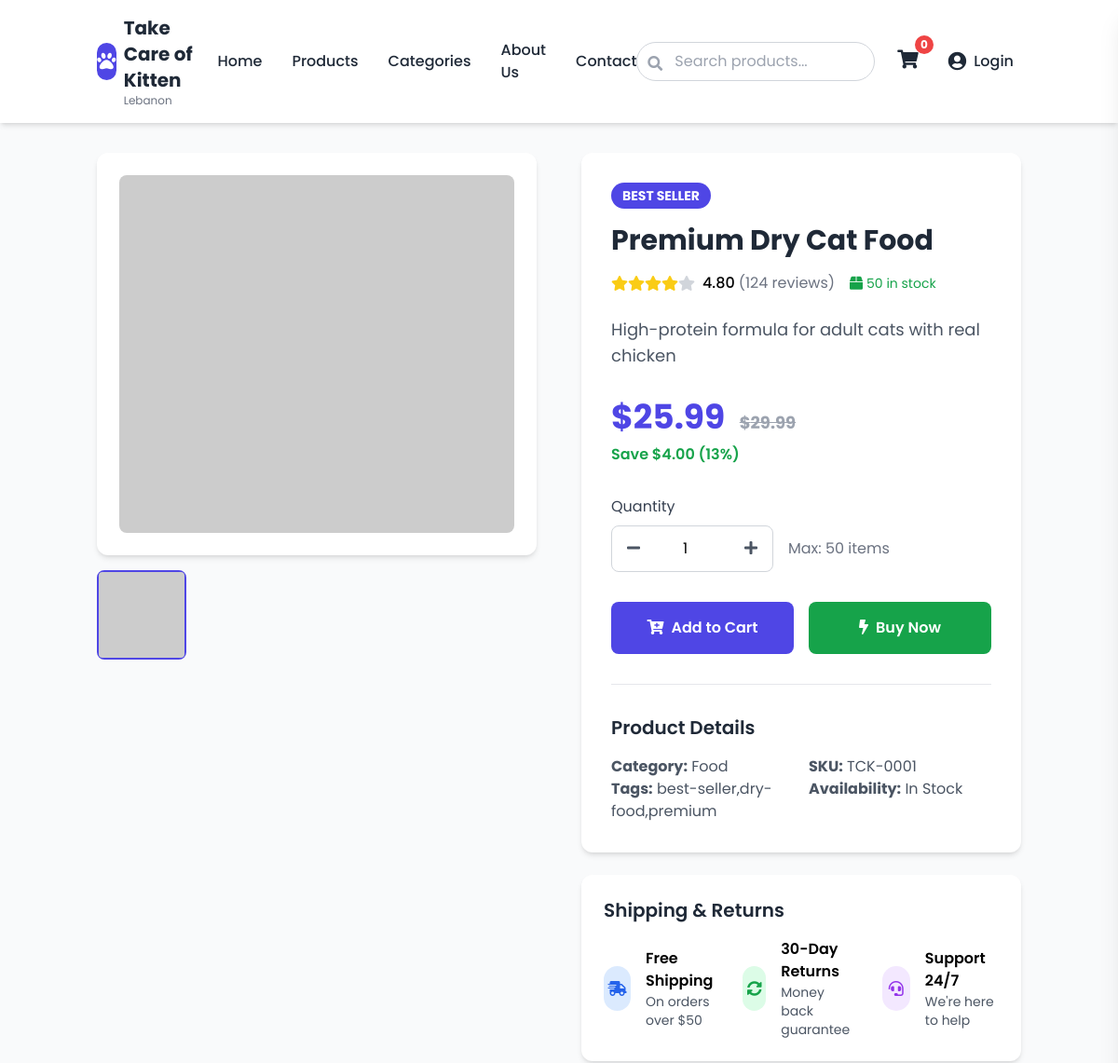
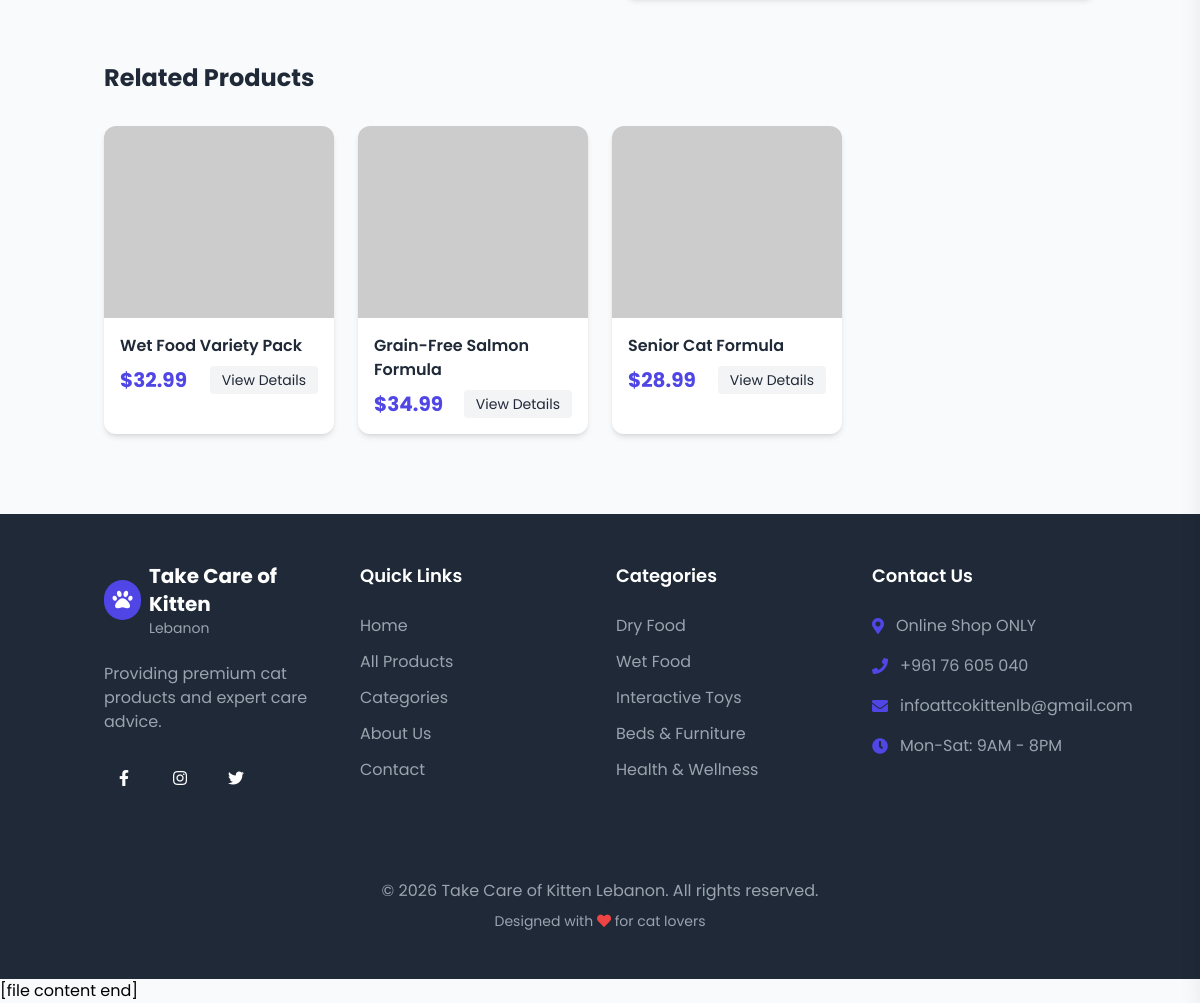
The app's page /product-detail.php with its own data (2 pictures, top to bottom).
### tables this page shows
CREATE TABLE products (
    id INT PRIMARY KEY AUTO_INCREMENT,
    name VARCHAR(255) NOT NULL,
    description TEXT,
    price DECIMAL(10, 2) NOT NULL,
    original_price DECIMAL(10, 2),
    category ENUM('food', 'toys', 'accessories', 'health', 'litter', 'travel') NOT NULL,
    image VARCHAR(500),
    stock INT DEFAULT 0,
    rating DECIMAL(3, 2) DEFAULT 0.00,
    reviews INT DEFAULT 0,
    tags VARCHAR(500),
    featured BOOLEAN DEFAULT FALSE,
    created_at TIMESTAMP DEFAULT CURRENT_TIMESTAMP,
    updated_at TIMESTAMP DEFAULT CURRENT_TIMESTAMP ON UPDATE CURRENT_TIMESTAMP
);

### includes/functions.php (called while the page is built, shortened)
<?php
function getProductsByCategory($category, $limit = 12, $page = 1) {
    $pdo = getDBConnection();
    $offset = ($page - 1) * $limit;
    if ($category === 'all') {
        $stmt = $pdo->prepare("SELECT * FROM products WHERE stock > 0 LIMIT ? OFFSET ?");
        $stmt->bindValue(1, $limit, PDO::PARAM_INT);
        $stmt->bindValue(2, $offset, PDO::PARAM_INT);
        $stmt->execute();
    } else {
        $stmt = $pdo->prepare("SELECT * FROM products WHERE category = ? AND stock > 0 LIMIT ? OFFSET ?");
        $stmt->execute([$category, $limit, $offset]);
    }
    return $stmt->fetchAll();
}
function getProductById($id) {
    $pdo = getDBConnection();
    $stmt = $pdo->prepare("SELECT * FROM products WHERE id = ?");
    $stmt->execute([$id]);
    return $stmt->fetch();
}
?>

### product-detail.php (the view, shortened to what this page needs)
<?php
require_once 'includes/functions.php';
$productId = isset($_GET['id']) ? intval($_GET['id']) : 1;
$product = getProductById($productId);
?>
<!DOCTYPE html>
<html lang="en">
<head>
    <link rel="stylesheet" href="https://cdnjs.cloudflare.com/ajax/libs/font-awesome/5.15.3/css/all.min.css">
    <script src="https://cdn.tailwindcss.com"></script>
</head>
<body class="min-h-screen bg-gray-50 font-poppins">
    <?php include 'includes/header.php'; ?>
    <main class="container mx-auto px-4 py-8">
        <div id="product-detail" class="max-w-6xl mx-auto">
            <div class="grid grid-cols-1 lg:grid-cols-2 gap-12">
                <div>
                    <div class="bg-white rounded-xl shadow-md p-6 mb-4">
                        <img src="<?php echo $product['image']; ?>" alt="<?php echo $product['name']; ?>"
                             class="w-full h-96 object-cover rounded-lg">
                    </div>
                    <div class="flex space-x-4">
                        <div class="w-24 h-24 bg-gray-100 rounded-lg cursor-pointer border-2 border-indigo-600">
                            <img src="<?php echo $product['image']; ?>" alt="Thumbnail" class="w-full h-full object-cover rounded">
                        </div>
                    </div>
                </div>
                <div>
                    <div class="bg-white rounded-xl shadow-md p-8">
                        <?php if (strpos($product['tags'], 'best-seller') !== false): ?>
                            <span class="inline-block bg-indigo-600 text-white text-sm font-bold px-3 py-1 rounded-full mb-4">BEST SELLER</span>
                        <?php endif; ?>
                        <h1 class="text-3xl font-bold text-gray-800 mb-4"><?php echo $product['name']; ?></h1>
                        <div class="flex items-center mb-6">
                            <div class="flex items-center mr-4">
                                <?php for ($i = 1; $i <= 5; $i++): ?>
                                    <i class="fas fa-star <?php echo $i <= floor($product['rating']) ? 'text-yellow-400' : 'text-gray-300'; ?>"></i>
                                <?php endfor; ?>
                                <span class="ml-2 font-medium"><?php echo $product['rating']; ?></span>
                                <span class="text-gray-500 ml-1">(<?php echo $product['reviews']; ?> reviews)</span>
                            </div>
                            <span class="text-sm <?php echo $product['stock'] > 10 ? 'text-green-600' : 'text-orange-600'; ?>">
                                <i class="fas fa-box mr-1"></i><?php echo $product['stock']; ?> in stock
                            </span>
                        </div>
                        <p class="text-gray-600 text-lg mb-8"><?php echo $product['description']; ?></p>
                        <div class="mb-8">
                            <div class="text-4xl font-bold text-indigo-600 mb-2">
                                $<?php echo number_format($product['price'], 2); ?>
                                <?php if ($product['original_price'] > $product['price']): ?>
                                    <span class="text-lg text-gray-400 line-through ml-2">$<?php echo number_format($product['original_price'], 2); ?></span>
                                <?php endif; ?>
                            </div>
                            <?php if ($product['original_price'] > $product['price']): ?>
                                <div class="text-green-600 font-semibold">
                                    Save $<?php echo number_format($product['original_price'] - $product['price'], 2); ?>
                                    (<?php echo round((1 - $product['price']/$product['original_price']) * 100); ?>%)
                                </div>
                            <?php endif; ?>
                        </div>
                        <div class="mb-8">
                            <label class="block text-gray-700 mb-2">Quantity</label>
                            <div class="flex items-center space-x-4">
                                <div class="flex items-center border border-gray-300 rounded-lg">
                                    <button onclick="updateQuantity(-1)" class="px-4 py-3 text-gray-600 hover:text-gray-800">
                                        <i class="fas fa-minus"></i>
                                    </button>
                                    <input type="number" id="quantity" value="1" min="1" max="<?php echo $product['stock']; ?>"
                                           class="w-20 text-center border-0 focus:ring-0">
                                    <button onclick="updateQuantity(1)" class="px-4 py-3 text-gray-600 hover:text-gray-800">
                                        <i class="fas fa-plus"></i>
                                    </button>
                                </div>
                                <span class="text-gray-500">Max: <?php echo $product['stock']; ?> items</span>
                            </div>
                        </div>
                        <div class="flex space-x-4 mb-8">
                            <button onclick="addToCart(<?php echo $product['id']; ?>)"
                                    class="flex-1 bg-indigo-600 text-white py-4 rounded-lg font-semibold hover:bg-indigo-700 transition-colors">
                                <i class="fas fa-cart-plus mr-2"></i>Add to Cart
                            </button>
                            <button onclick="buyNow(<?php echo $product['id']; ?>)"
                                    class="flex-1 bg-green-600 text-white py-4 rounded-lg font-semibold hover:bg-green-700 transition-colors">
                                <i class="fas fa-bolt mr-2"></i>Buy Now
                            </button>
                        </div>
                        <div class="border-t pt-8">
                            <h3 class="text-xl font-semibold text-gray-800 mb-4">Product Details</h3>
                            <div class="grid grid-cols-2 gap-4">
                                <div>
                                    <p class="text-gray-600"><strong>Category:</strong> <?php echo ucfirst($product['category']); ?></p>
                                    <p class="text-gray-600"><strong>Tags:</strong> <?php echo $product['tags'] ?: 'N/A'; ?></p>
                                </div>
                                <div>
                                    <p class="text-gray-600"><strong>SKU:</strong> TCK-<?php echo str_pad($product['id'], 4, '0', STR_PAD_LEFT); ?></p>
                                    <p class="text-gray-600"><strong>Availability:</strong> <?php echo $product['stock'] > 0 ? 'In Stock' : 'Out of Stock'; ?></p>
                                </div>
                            </div>
                        </div>
                    </div>
                    <div class="bg-white rounded-xl shadow-md p-6 mt-6">
                        <h3 class="text-xl font-semibold text-gray-800 mb-4">Shipping & Returns</h3>
                        <div class="grid grid-cols-1 md:grid-cols-3 gap-6">
                            <div class="flex items-center">
                                <div class="w-12 h-12 bg-blue-100 rounded-full flex items-center justify-center mr-4">
                                    <i class="fas fa-shipping-fast text-blue-600"></i>
                                </div>
                                <div>
                                    <h4 class="font-semibold">Free Shipping</h4>
                                    <p class="text-sm text-gray-600">On orders over $50</p>
                                </div>
                            </div>
                            <div class="flex items-center">
                                <div class="w-12 h-12 bg-green-100 rounded-full flex items-center justify-center mr-4">
                                    <i class="fas fa-sync-alt text-green-600"></i>
                                </div>
                                <div>
                                    <h4 class="font-semibold">30-Day Returns</h4>
                                    <p class="text-sm text-gray-600">Money back guarantee</p>
                                </div>
                            </div>
                            <div class="flex items-center">
                                <div class="w-12 h-12 bg-purple-100 rounded-full flex items-center justify-center mr-4">
                                    <i class="fas fa-headset text-purple-600"></i>
                                </div>
                                <div>
                                    <h4 class="font-semibold">Support 24/7</h4>
                                    <p class="text-sm text-gray-600">We're here to help</p>
                                </div>
                            </div>
                        </div>
                    </div>
                </div>
            </div>
        </div>
        <?php
        $related_products = getProductsByCategory($product['category'], 4, 1);
        if (!empty($related_products)):
        ?>
        <section class="mt-16">
            <h2 class="text-2xl font-bold text-gray-800 mb-8">Related Products</h2>
            <div class="grid grid-cols-1 sm:grid-cols-2 lg:grid-cols-4 gap-6">
                <?php foreach ($related_products as $related): ?>
                    <?php if ($related['id'] != $product['id']): ?>
                    <div class="bg-white rounded-xl shadow-md overflow-hidden hover:shadow-lg transition-shadow">
                        <img src="<?php echo $related['image']; ?>" alt="<?php echo $related['name']; ?>" class="w-full h-48 object-cover">
                        <div class="p-4">
                            <h3 class="font-semibold text-gray-800 mb-2"><?php echo $related['name']; ?></h3>
                            <div class="flex justify-between items-center">
                                <span class="text-xl font-bold text-indigo-600">$<?php echo number_format($related['price'], 2); ?></span>
                                <a href="product-detail.php?id=<?php echo $related['id']; ?>"
                                        class="text-sm bg-gray-100 hover:bg-gray-200 text-gray-800 px-3 py-1 rounded">
                                    View Details
                                </a>
                            </div>
                        </div>
                    </div>
                    <?php endif; ?>
                <?php endforeach; ?>
            </div>
        </section>
        <?php endif; ?>
    </main>
    <?php include 'includes/footer.php'; ?>
</body>
</html>

### records on screen
products: name "Premium Dry Cat Food", rating "4.80", reviews "124", stock "50", description "High-protein formula for adult cats with real chicken", price "25.99", original_price "29.99", $product['original_price'] - $product['price'] "4.00", (1 - $product['price']/$product['original_price']) * 100 "13", category "Food", tags "best-seller,dry-food,premium", id "0001"
products: name "Wet Food Variety Pack", price "32.99"
products: name "Grain-Free Salmon Formula", price "34.99"
products: name "Senior Cat Formula", price "28.99"

### other values on screen
getCartCount() "0"
